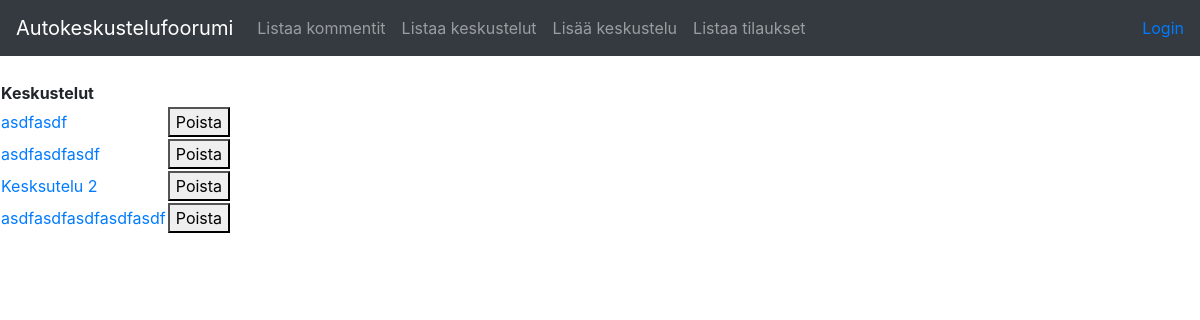
Before: /conversations/ with the older database file.
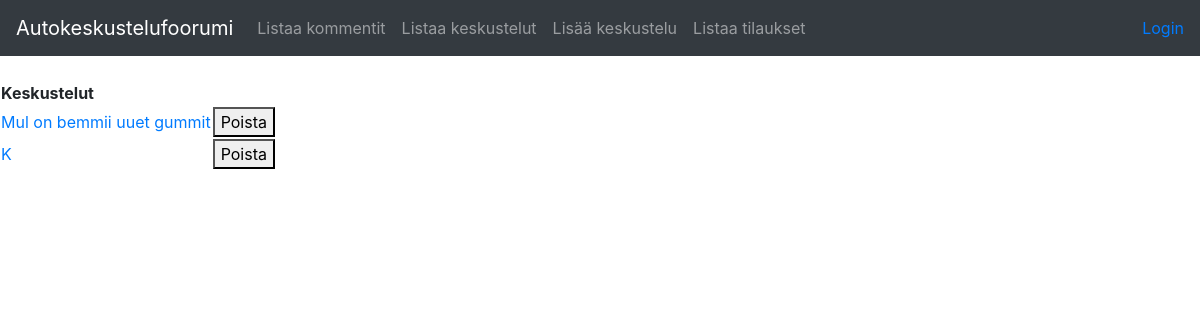
After: the same page with the newer database file.
### application/conversations/models.py (models this page shows, shortened)
class Conversation(Base):
    __tablename__ = "conversation"
    name = db.Column(db.String(144), nullable=False)

### application/conversations/views.py (the view)
@app.route("/conversations/", methods=["GET"])
def conversations_index():
    return render_template("conversations/list.html", conversations=Conversation.query.all())

### application/templates/conversations/list.html (shortened to what this page needs)
{% extends "layout.html" %}
{% block body %}
  <table>
    <tr>
      <th>Keskustelut</th>
      <th></th>
    </tr>
    {% for conversation in conversations %}
    <tr>
      <td><a href="{{ url_for('conversation_view', conversation_id = conversation.id) }}"> {{ conversation.name }} </a></td>
      <td colspan="2"><form method = "POST" action="{{ url_for('conversation_delete', conversation_id = conversation.id) }}"><Button type="submit">Poista</Button></form></td>
    </tr>
    {% endfor %}
  </table>
{% endblock %}

### application/templates/layout.html (shortened to what this page needs)
<!DOCTYPE html>
<html>
<head>
  <link rel="stylesheet" href="https://maxcdn.bootstrapcdn.com/bootstrap/4.0.0/css/bootstrap.min.css"
>
</head>
<body>
    <nav class="navbar navbar-expand-md navbar-dark bg-dark mb-4">
        <a class="navbar-brand" href="#">Autokeskustelufoorumi</a>
        <div class="collapse navbar-collapse" id="navbarCollapse">
                <ul class="navbar-nav mr-auto">
                  <li class="nav-item">
                    <a class="nav-link" href="{{ url_for('comments_index') }} ">Listaa kommentit</a>
                  </li>
                  <li class="nav-item">
                      <a class="nav-link" href="{{ url_for('conversations_index') }} ">Listaa keskustelut</a>
                    </li>
                    <li class="nav-item">
                        <a class="nav-link" href="{{ url_for('conversations_form') }} ">Lisää keskustelu</a>
                      </li>
                      <li class="nav-item">
                        <a class="nav-link" href="{{ url_for('conversations_subscriptions') }} ">Listaa tilaukset</a>
                      </li>
                </ul>
                <div class="form-inline mt-2 mt-md-0">
            {% if current_user.is_authenticated %}
            <a href="{{ url_for('auth_logout') }}">Kirjautunut käyttäjällä {{ current_user.name }} -- Kirjaudu ulos</a>
            {% else %}
            <a href="{{ url_for('auth_login') }}">Login</a>
            {% endif %}
                </div>
        </div>
            </nav>
  {% block body %}{% endblock %}
</body>
</html>

Changed rows visible on the page:
removed Conversation: name "asdfasdf"
removed Conversation: name "asdfasdfasdf"
removed Conversation: name "Kesksutelu 2"
removed Conversation: name "asdfasdfasdfasdfasdf"
added Conversation: name "Mul on bemmii uuet gummit"
added Conversation: name "K"
